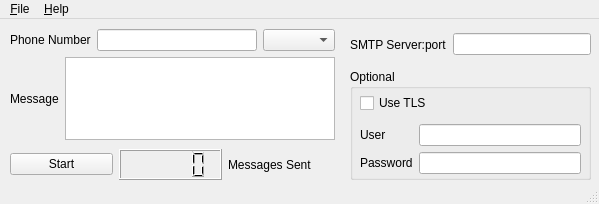
<?xml version="1.0" encoding="UTF-8"?>
<ui version="4.0">
 <class>MainWindow</class>
 <widget class="QMainWindow" name="MainWindow">
  <property name="geometry">
   <rect>
    <x>0</x>
    <y>0</y>
    <width>599</width>
    <height>204</height>
   </rect>
  </property>
  <property name="sizePolicy">
   <sizepolicy hsizetype="Fixed" vsizetype="Fixed">
    <horstretch>0</horstretch>
    <verstretch>0</verstretch>
   </sizepolicy>
  </property>
  <property name="minimumSize">
   <size>
    <width>599</width>
    <height>204</height>
   </size>
  </property>
  <property name="maximumSize">
   <size>
    <width>599</width>
    <height>204</height>
   </size>
  </property>
  <property name="windowTitle">
   <string>SMS DOS</string>
  </property>
  <widget class="QWidget" name="centralwidget">
   <property name="sizePolicy">
    <sizepolicy hsizetype="Fixed" vsizetype="Fixed">
     <horstretch>0</horstretch>
     <verstretch>0</verstretch>
    </sizepolicy>
   </property>
   <widget class="QWidget" name="verticalLayoutWidget">
    <property name="geometry">
     <rect>
      <x>10</x>
      <y>10</y>
      <width>325</width>
      <height>111</height>
     </rect>
    </property>
    <layout class="QVBoxLayout" name="verticalLayout">
     <item>
      <layout class="QHBoxLayout" name="horizontalLayout">
       <item>
        <widget class="QLabel" name="label">
         <property name="text">
          <string>Phone Number</string>
         </property>
         <property name="buddy">
          <cstring>label</cstring>
         </property>
        </widget>
       </item>
       <item>
        <widget class="QLineEdit" name="phone"/>
       </item>
       <item>
        <widget class="QComboBox" name="provider"/>
       </item>
      </layout>
     </item>
     <item>
      <layout class="QHBoxLayout" name="horizontalLayout_2">
       <item>
        <widget class="QLabel" name="message_label">
         <property name="text">
          <string>Message</string>
         </property>
        </widget>
       </item>
       <item>
        <widget class="QPlainTextEdit" name="message"/>
       </item>
      </layout>
     </item>
    </layout>
   </widget>
   <widget class="QWidget" name="horizontalLayoutWidget_3">
    <property name="geometry">
     <rect>
      <x>350</x>
      <y>10</y>
      <width>241</width>
      <height>31</height>
     </rect>
    </property>
    <layout class="QHBoxLayout" name="horizontalLayout_3">
     <item>
      <widget class="QLabel" name="server_label">
       <property name="text">
        <string>SMTP Server:port</string>
       </property>
      </widget>
     </item>
     <item>
      <widget class="QLineEdit" name="server"/>
     </item>
    </layout>
   </widget>
   <widget class="QGroupBox" name="groupBox">
    <property name="geometry">
     <rect>
      <x>350</x>
      <y>50</y>
      <width>241</width>
      <height>111</height>
     </rect>
    </property>
    <property name="title">
     <string>Optional</string>
    </property>
    <widget class="QWidget" name="verticalLayoutWidget_2">
     <property name="geometry">
      <rect>
       <x>10</x>
       <y>19</y>
       <width>221</width>
       <height>91</height>
      </rect>
     </property>
     <layout class="QVBoxLayout" name="verticalLayout_2">
      <item>
       <widget class="QCheckBox" name="tls">
        <property name="text">
         <string>Use TLS</string>
        </property>
       </widget>
      </item>
      <item>
       <layout class="QHBoxLayout" name="horizontalLayout_4">
        <item>
         <layout class="QVBoxLayout" name="verticalLayout_3">
          <item>
           <widget class="QLabel" name="label_2">
            <property name="text">
             <string>User</string>
            </property>
           </widget>
          </item>
          <item>
           <widget class="QLabel" name="label_3">
            <property name="text">
             <string>Password</string>
            </property>
           </widget>
          </item>
         </layout>
        </item>
        <item>
         <layout class="QVBoxLayout" name="verticalLayout_4">
          <item>
           <widget class="QLineEdit" name="user"/>
          </item>
          <item>
           <widget class="QLineEdit" name="password">
            <property name="enabled">
             <bool>true</bool>
            </property>
            <property name="echoMode">
             <enum>QLineEdit::Password</enum>
            </property>
           </widget>
          </item>
         </layout>
        </item>
       </layout>
      </item>
     </layout>
    </widget>
   </widget>
   <widget class="QWidget" name="horizontalLayoutWidget">
    <property name="geometry">
     <rect>
      <x>10</x>
      <y>130</y>
      <width>321</width>
      <height>31</height>
     </rect>
    </property>
    <layout class="QHBoxLayout" name="horizontalLayout_6">
     <item>
      <widget class="QPushButton" name="button">
       <property name="text">
        <string>Start</string>
       </property>
      </widget>
     </item>
     <item>
      <widget class="QLCDNumber" name="lcd"/>
     </item>
     <item>
      <widget class="QLabel" name="label_4">
       <property name="text">
        <string>Messages Sent</string>
       </property>
      </widget>
     </item>
    </layout>
   </widget>
  </widget>
  <widget class="QMenuBar" name="menubar">
   <property name="geometry">
    <rect>
     <x>0</x>
     <y>0</y>
     <width>599</width>
     <height>21</height>
    </rect>
   </property>
   <widget class="QMenu" name="menu_File">
    <property name="title">
     <string>&amp;File</string>
    </property>
    <addaction name="actionQuit"/>
   </widget>
   <widget class="QMenu" name="menu_Help">
    <property name="title">
     <string>&amp;Help</string>
    </property>
    <addaction name="actionAbout"/>
   </widget>
   <addaction name="menu_File"/>
   <addaction name="menu_Help"/>
  </widget>
  <widget class="QStatusBar" name="statusbar"/>
  <action name="actionQuit">
   <property name="text">
    <string>Quit</string>
   </property>
   <property name="shortcut">
    <string>Ctrl+Q</string>
   </property>
  </action>
  <action name="actionAbout">
   <property name="text">
    <string>About</string>
   </property>
   <property name="shortcut">
    <string>Ctrl+A</string>
   </property>
  </action>
 </widget>
 <tabstops>
  <tabstop>phone</tabstop>
  <tabstop>provider</tabstop>
  <tabstop>message</tabstop>
  <tabstop>server</tabstop>
  <tabstop>tls</tabstop>
  <tabstop>user</tabstop>
  <tabstop>password</tabstop>
  <tabstop>button</tabstop>
 </tabstops>
 <resources/>
 <connections/>
</ui>
